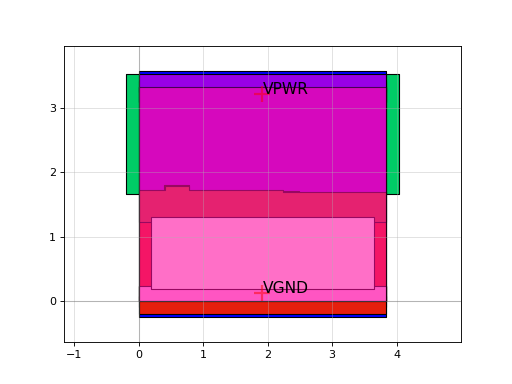

Write the Python code that produced this figure.
import sky130

c = sky130.components.sky130_fd_sc_hs__or4_2()
c.plot()
